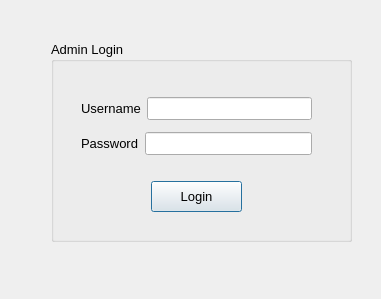
<?xml version="1.0" encoding="UTF-8"?>
<ui version="4.0">
 <class>landing</class>
 <widget class="QDialog" name="landing">
  <property name="geometry">
   <rect>
    <x>0</x>
    <y>0</y>
    <width>381</width>
    <height>299</height>
   </rect>
  </property>
  <property name="windowTitle">
   <string>Dialog</string>
  </property>
  <layout class="QVBoxLayout" name="verticalLayout_4">
   <item>
    <widget class="QStackedWidget" name="stackedWidget">
     <property name="currentIndex">
      <number>0</number>
     </property>
     <widget class="QWidget" name="page">
      <widget class="QGroupBox" name="groupBox">
       <property name="geometry">
        <rect>
         <x>40</x>
         <y>30</y>
         <width>301</width>
         <height>201</height>
        </rect>
       </property>
       <property name="font">
        <font>
         <pointsize>10</pointsize>
        </font>
       </property>
       <property name="title">
        <string>Admin Login</string>
       </property>
       <widget class="QPushButton" name="pushButton_loginAdmin">
        <property name="geometry">
         <rect>
          <x>100</x>
          <y>140</y>
          <width>91</width>
          <height>31</height>
         </rect>
        </property>
        <property name="text">
         <string>Login</string>
        </property>
       </widget>
       <widget class="QWidget" name="layoutWidget">
        <property name="geometry">
         <rect>
          <x>30</x>
          <y>50</y>
          <width>231</width>
          <height>71</height>
         </rect>
        </property>
        <layout class="QVBoxLayout" name="verticalLayout">
         <item>
          <layout class="QHBoxLayout" name="horizontalLayout_2">
           <item>
            <widget class="QLabel" name="label">
             <property name="text">
              <string>Username</string>
             </property>
            </widget>
           </item>
           <item>
            <widget class="QLineEdit" name="lineEdit_usernameAdmin"/>
           </item>
          </layout>
         </item>
         <item>
          <layout class="QHBoxLayout" name="horizontalLayout">
           <item>
            <widget class="QLabel" name="label_2">
             <property name="text">
              <string>Password</string>
             </property>
            </widget>
           </item>
           <item>
            <widget class="QLineEdit" name="lineEdit_passwordAdmin"/>
           </item>
          </layout>
         </item>
        </layout>
       </widget>
       <zorder>layoutWidget</zorder>
       <zorder>pushButton_loginAdmin</zorder>
      </widget>
     </widget>
     <widget class="QWidget" name="page_2">
      <widget class="QLabel" name="label_3">
       <property name="geometry">
        <rect>
         <x>50</x>
         <y>30</y>
         <width>271</width>
         <height>16</height>
        </rect>
       </property>
       <property name="font">
        <font>
         <pointsize>10</pointsize>
        </font>
       </property>
       <property name="text">
        <string>Choose A Student</string>
       </property>
      </widget>
      <widget class="QWidget" name="layoutWidget">
       <property name="geometry">
        <rect>
         <x>50</x>
         <y>60</y>
         <width>271</width>
         <height>71</height>
        </rect>
       </property>
       <layout class="QVBoxLayout" name="verticalLayout_2">
        <item>
         <widget class="QComboBox" name="comboBox_students"/>
        </item>
        <item>
         <layout class="QHBoxLayout" name="horizontalLayout_3">
          <item>
           <widget class="QPushButton" name="pushButton_viewStudent">
            <property name="text">
             <string>View</string>
            </property>
           </widget>
          </item>
          <item>
           <widget class="QPushButton" name="pushButton_addStudent">
            <property name="text">
             <string>Add</string>
            </property>
           </widget>
          </item>
          <item>
           <widget class="QPushButton" name="pushButton_editStudent">
            <property name="text">
             <string>Edit</string>
            </property>
           </widget>
          </item>
         </layout>
        </item>
       </layout>
      </widget>
     </widget>
     <widget class="QWidget" name="page_3">
      <widget class="QWidget" name="layoutWidget">
       <property name="geometry">
        <rect>
         <x>10</x>
         <y>10</y>
         <width>341</width>
         <height>261</height>
        </rect>
       </property>
       <layout class="QVBoxLayout" name="verticalLayout_3">
        <item>
         <widget class="QPlainTextEdit" name="plainTextEdit_editRecord">
          <property name="plainText">
           <string>Student ID:

Name:

Class:

Final Grade:

GPA:</string>
          </property>
         </widget>
        </item>
        <item>
         <widget class="QPushButton" name="pushButton_submitChanges">
          <property name="text">
           <string>Submit Changes</string>
          </property>
         </widget>
        </item>
        <item>
         <widget class="QPushButton" name="pushButton_back_2">
          <property name="text">
           <string>Back</string>
          </property>
         </widget>
        </item>
       </layout>
      </widget>
     </widget>
     <widget class="QWidget" name="page_4">
      <widget class="QWidget" name="layoutWidget">
       <property name="geometry">
        <rect>
         <x>0</x>
         <y>0</y>
         <width>361</width>
         <height>261</height>
        </rect>
       </property>
       <layout class="QVBoxLayout" name="verticalLayout_5">
        <item>
         <widget class="QPlainTextEdit" name="plainTextEdit_viewRecord"/>
        </item>
        <item>
         <widget class="QPushButton" name="pushButton_back">
          <property name="text">
           <string>Back</string>
          </property>
         </widget>
        </item>
       </layout>
      </widget>
     </widget>
     <widget class="QWidget" name="page_5">
      <widget class="QWidget" name="layoutWidget">
       <property name="geometry">
        <rect>
         <x>10</x>
         <y>0</y>
         <width>341</width>
         <height>271</height>
        </rect>
       </property>
       <layout class="QVBoxLayout" name="verticalLayout_6">
        <item>
         <widget class="QPlainTextEdit" name="plainTextEdit_editStudentRecord">
          <property name="plainText">
           <string>Student ID:

Name:

Class:

Final Grade:

GPA:</string>
          </property>
         </widget>
        </item>
        <item>
         <layout class="QHBoxLayout" name="horizontalLayout_4">
          <item>
           <widget class="QPushButton" name="pushButton_edit">
            <property name="text">
             <string>Edit</string>
            </property>
           </widget>
          </item>
          <item>
           <widget class="QPushButton" name="pushButton_back_3">
            <property name="text">
             <string>Back</string>
            </property>
           </widget>
          </item>
         </layout>
        </item>
       </layout>
      </widget>
     </widget>
    </widget>
   </item>
  </layout>
 </widget>
 <resources/>
 <connections/>
</ui>
